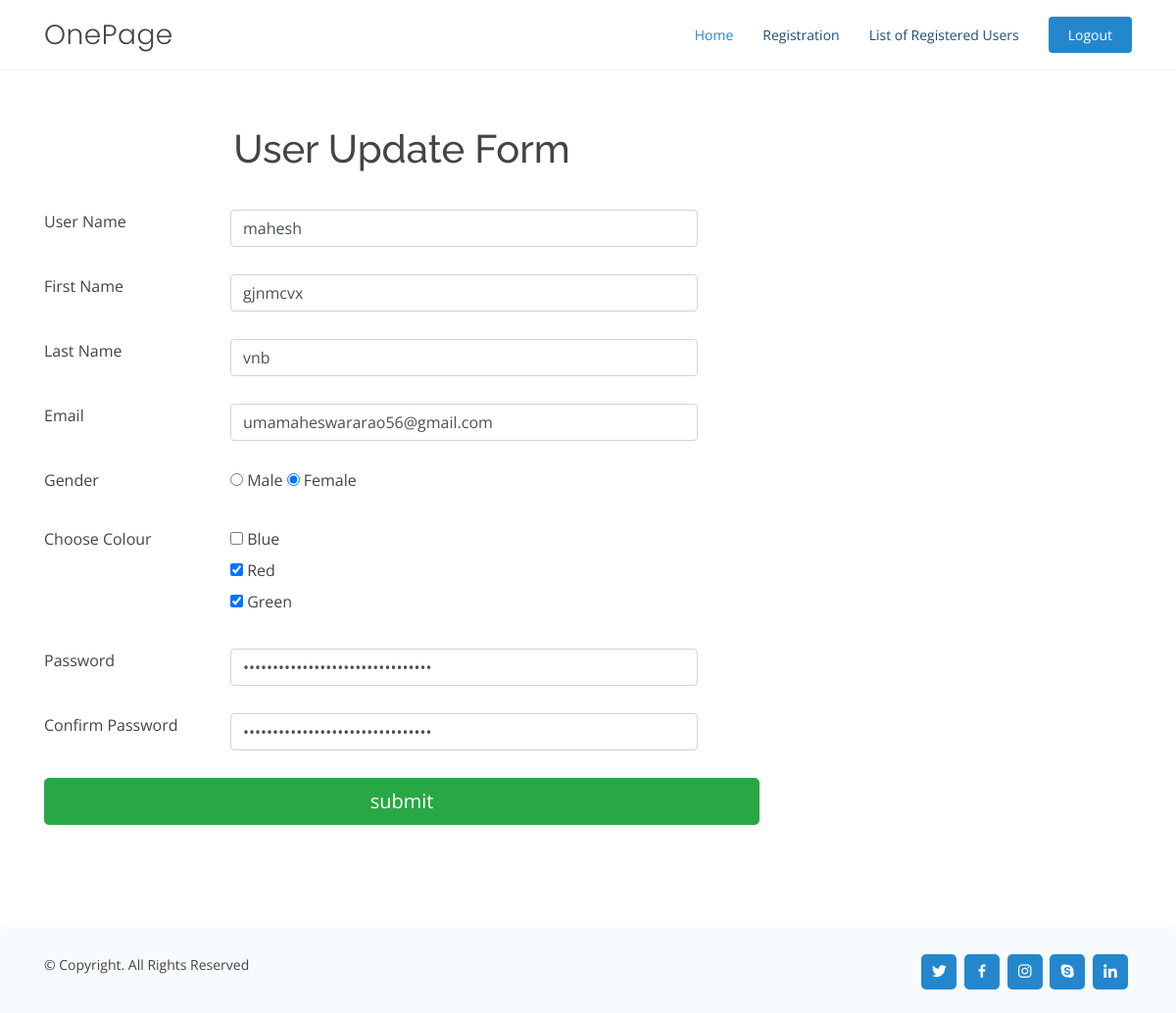
/edit.php?editid=3 (signed in), run on the app's committed database.
### tables this page shows
CREATE TABLE `multiple_users` (
  `user_id` int(10) NOT NULL AUTO_INCREMENT,
  `user_name` varchar(50) NOT NULL,
  `user_fname` varchar(50) NOT NULL,
  `user_lname` varchar(50) NOT NULL,
  `user_email` varchar(50) NOT NULL,
  `user_gender` varchar(50) NOT NULL,
  `user_favcolor` varchar(50) NOT NULL,
  `user_password` varchar(100) NOT NULL,
  `user_status` int(11) NOT NULL DEFAULT 1,
  PRIMARY KEY (`user_id`)
);

### edit.php (the view, shortened to what this page needs)
<?php require_once 'header.php';
include('dbconnection.php');
?>
  <main id="main">
        <form  method="POST" name="form" id="form" >
    <section id="contact" class="contact">
      <div class="container" data-aos="fade-up">
        <div class="row mt-5">
          <div class="col-lg-8 mt-5 mt-lg-0">
 <?php
$eid=$_GET['editid'];
$sql="select * from multiple_users where user_id='$eid'";
$ret = mysqli_query($con, $sql) or die( mysqli_error($con));
while ($row= mysqli_fetch_array($ret)) {
    $color = $row['user_favcolor'];
    $color1 = explode(',', $color);
 ?>
    <div class="section-title">
        <h1>User Update Form</h1>
    </div>
                  <div>
                <div class="row">
                <div class=" col-md-3 form-group">
                    User Name
        </div>
                    <div class=" col-md-8 form-group">
                        <input type="text" class="form-control" name="username" placeholder="Enter User Name" required value="<?php echo $row['user_name']?>">
                    </div>
                </div>
        <div class="row">
                <div class=" col-md-3 form-group">
                    First Name
        </div>
                    <div class=" col-md-8 form-group">
                <input type="text" class="form-control" name="fname" placeholder="First Name" required value="<?php echo $row['user_fname']?>"></div>
        </div>
		<div class="row">
                <div class=" col-md-3 form-group">
                    Last Name
        </div>
                    <div class=" col-md-8 form-group">
                <input type="text" class="form-control" name="lname" placeholder="Last Name"  required value="<?php echo $row['user_lname']?>"></div>
                </div>
        <div class="row">
                <div class=" col-md-3 form-group">
                    Email
        </div>
                    <div class=" col-md-8 form-group">
        	<input type="email" class="form-control" name="email" placeholder="Enter your Email id" required value="<?php echo $row['user_email']?>">
        </div>
        </div>
                <div class="row">
                <div class=" col-md-3 form-group">
        <label>Gender</label>
                </div>
                    <div class=" col-md-8 form-group">
       <input name="gender" id="gender" type="radio" value="male" <?php echo ($row['user_gender'] == 'male') ?  "checked" : "" ;  ?>> Male
                         <input name="gender" id="gender" type="radio" value="female" <?php echo ($row['user_gender']== 'female') ?  "checked" : "" ;  ?>> Female
                </div>
                </div>
                <div class="row">
                <div class=" col-md-3 form-group">
                    Choose Colour
        </div>
                    <div class=" col-md-8 form-group">
                             <input type="checkbox" id="blue" name="color[]" value="Blue" <?php echo (@$color1['0'] == 'Blue' || @$color1['1'] == 'Blue' || @$color1['2'] == 'Blue') ?  "checked" : "" ;  ?>>
                        <label for="blue"> Blue </label><br>
                        <input type="checkbox" id="red" name="color[]" value="Red" <?php echo (@$color1['0'] == 'Red' || @$color1['1'] == 'Red' || @$color1['2'] == 'Red') ?  "checked" : "" ;  ?>>
                        <label for="red"> Red </label><br>
                        <input type="checkbox" id="green" name="color[]" value="Green" <?php echo (@$color1['0'] == 'Green' || @$color1['1'] == 'Green' || @$color1['2'] == 'Green') ?  "checked" : "" ;  ?>>
                        <label for="green"> Green </label><br>
                </div>
                </div>
		<div class="row">
                <div class=" col-md-3 form-group">
                    Password
        </div>
                    <div class=" col-md-8 form-group">
             <input type="password" class="form-control" name="password" id="password" placeholder="Password" required value="<?php echo $row['user_password']; ?>"></div>
                </div>
                <div class="row">
                <div class=" col-md-3 form-group">
                    Confirm Password
        </div>
                    <div class=" col-md-8 form-group">
				<input type="password" class="form-control" name="confirm_password" id="confirm_password" placeholder="Confirm password" required value="<?php echo $row['user_password']; ?>"></div>
                </div>
<?php } ?>
                        </div>
		<div class="form-group">
            <button type="submit" class="btn btn-success btn-lg btn-block" name="submit" >submit</button>
        </div>
          </div>
          </div>
        </div>
    </section>
     </form>
  </main>
  <?php require_once 'footer.php'; ?>
</body>
</html>

### assets/css/style.css (style rules this page uses)
body { font-family: "Open Sans", sans-serif; color: #444444; }
h1, h2, h3, h4, h5, h6 { font-family: "Raleway", sans-serif; }
section { padding: 80px 0; overflow: hidden; }
.section-title { text-align: center; padding-bottom: 30px; }
.form-group { padding-bottom: 12px; }

### data on the page
multiple_users: username "mahesh", fname "gjnmcvx", lname "vnb", email "umamaheswararao56@gmail.com", user_gender "☑", user_favcolor "☑"
